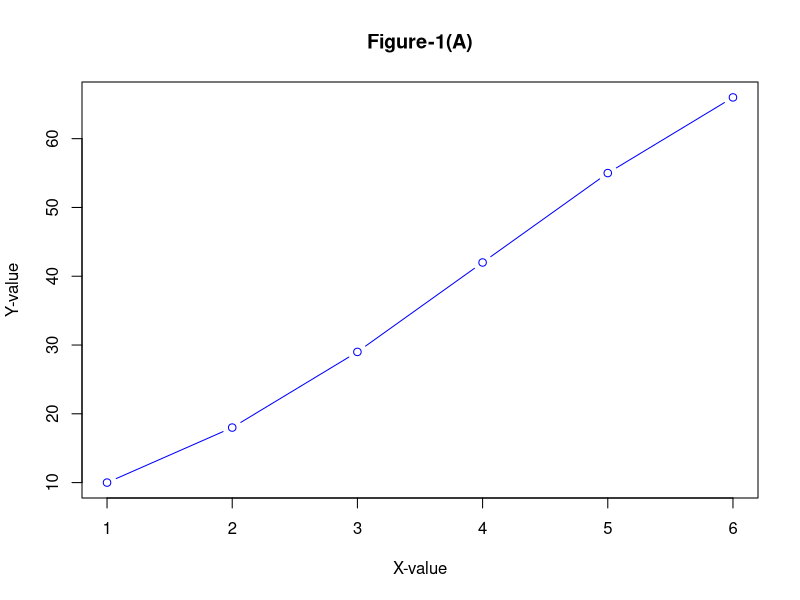
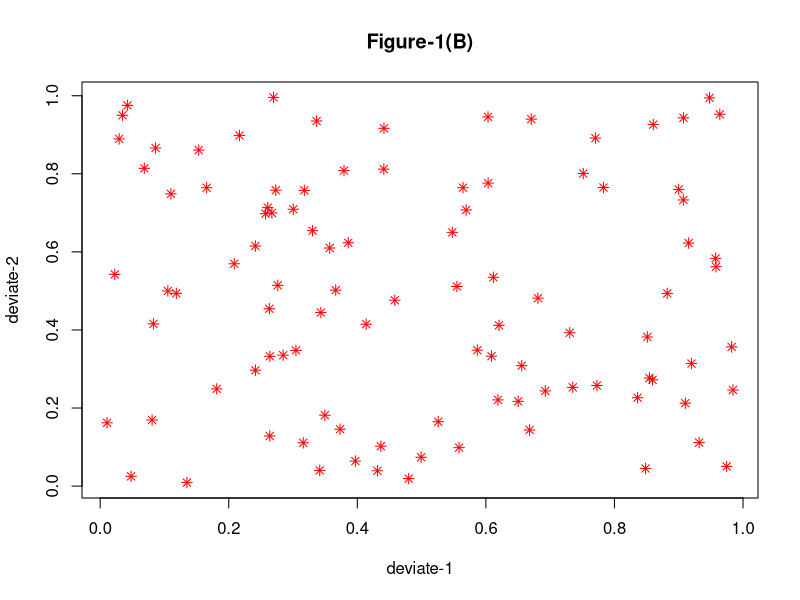
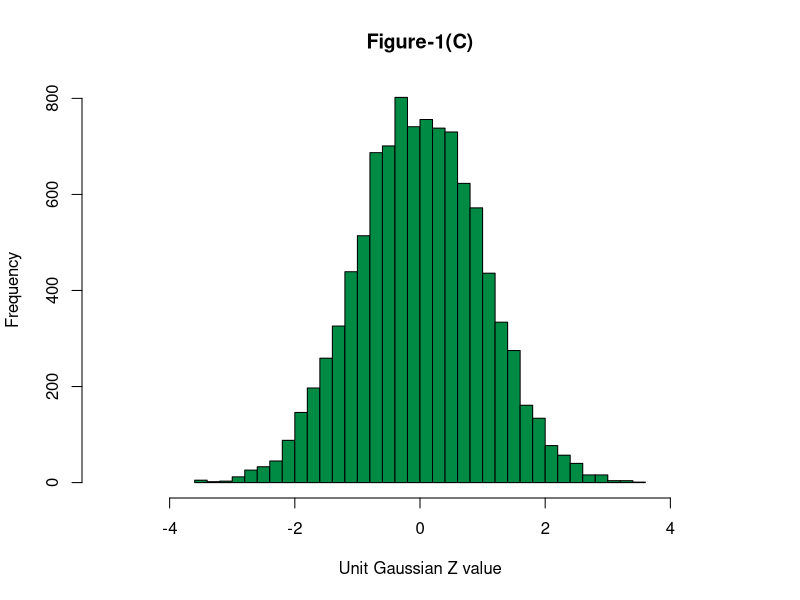
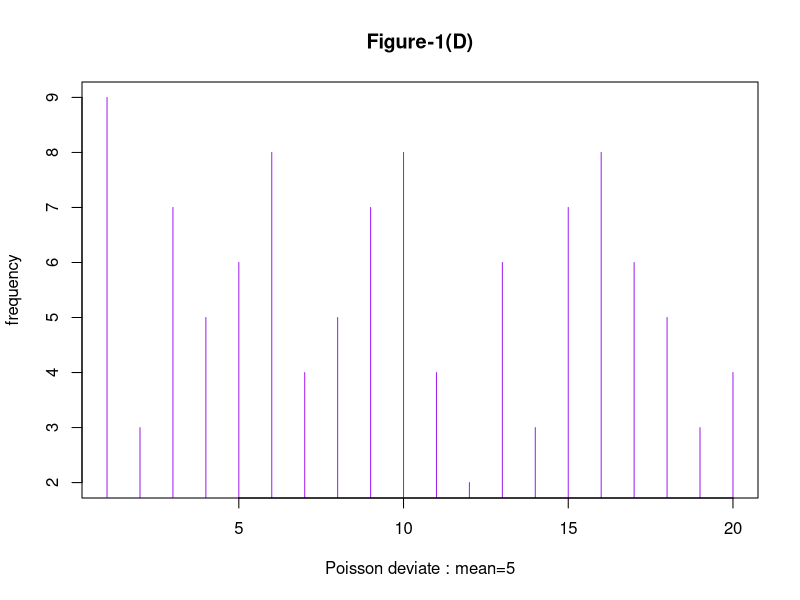
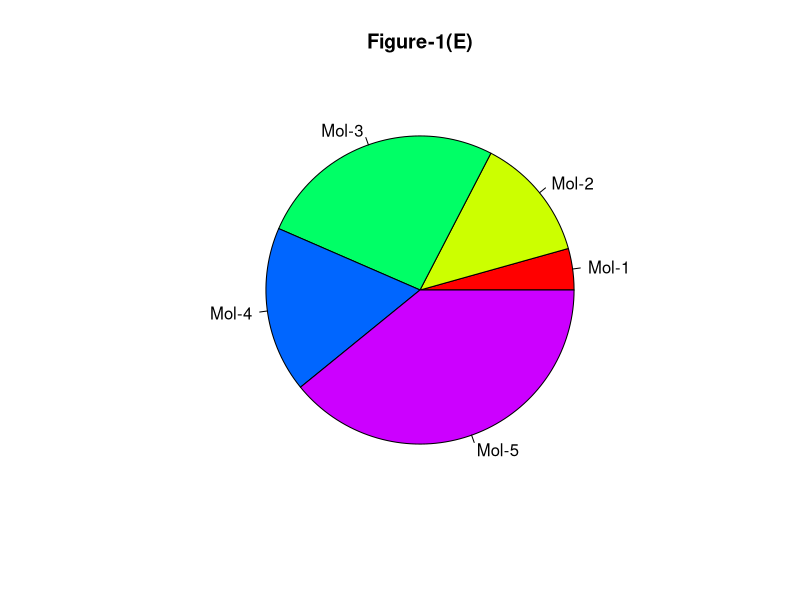
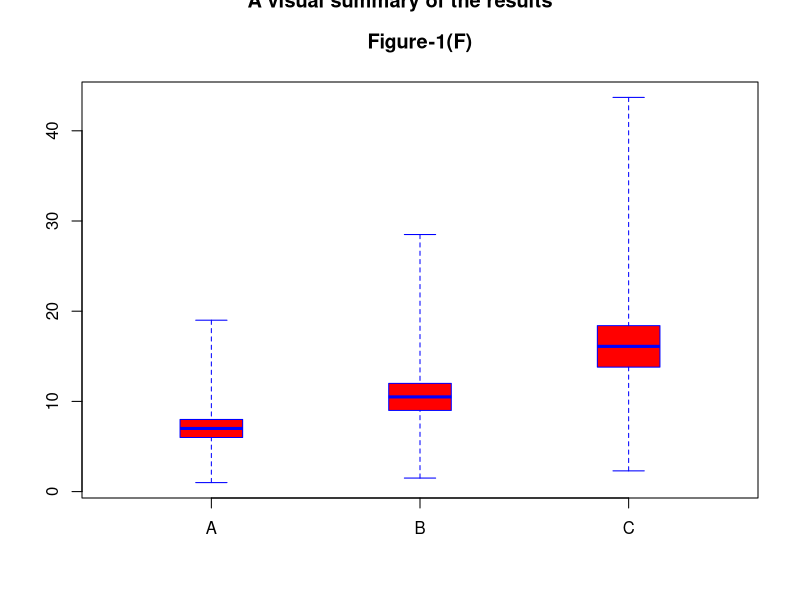
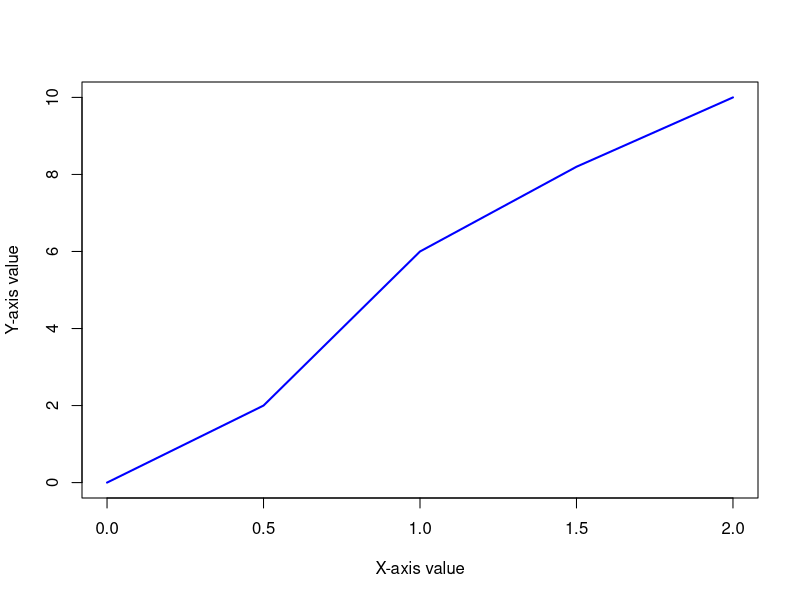
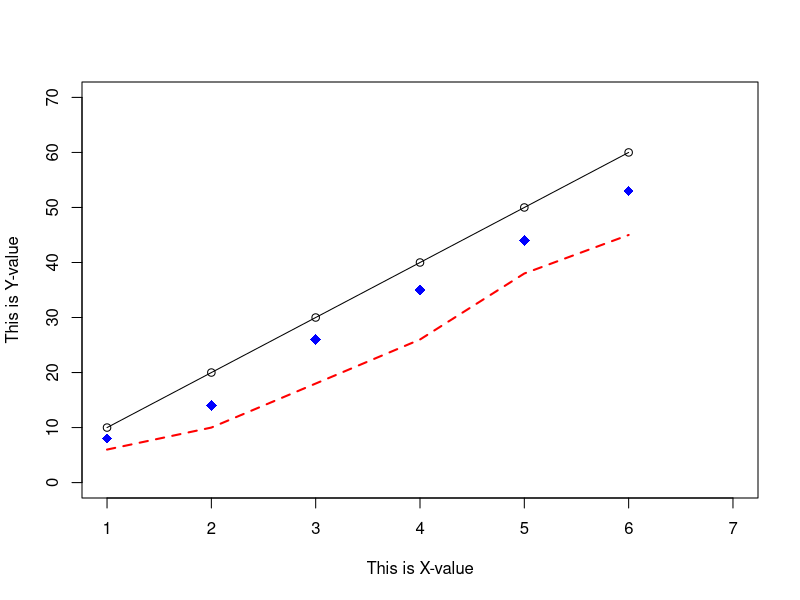

Reproduce these figures in R, in order.
### just an example // dont get worked up

## Call the first plot. This is drawn at the location row 1, column 1:
## simple (X,Y) plot
plot(c(1,2,3,4,5,6),c(10,18,29,42,55,66), type="b", col="blue", main="Figure-1(A)",
     xlab="X-value", ylab="Y-value")

## Call the second plot. This is drawn at the location row 1, column 2:
## We generate 2 sets of 100 uniform random numbers and create their scatter plot. 
## "runif(100)" returns 100 uniform random numbers between 0 and 1.
plot(runif(100), runif(100), col="red", pch = 8, xlab="deviate-1",
     ylab="deviate-2", main="Figure-1(B)")

##Call the third plot. This is located in row 1, column 3:
## "rnorm(10000)"generate a histogram of 10000 gaussian deviates
hist(rnorm(10000), breaks=30, col="springgreen4", xlim = c(-5,5), xlab="Unit Gaussian Z value",
     ylab="Frequency", main="Figure-1(C)")

## Call the fourth plot. It is located in row 2, column 1:
## We generate 20 poinrs from a Poisson distribution and plot them.
plot( rpois(n=20, lambda=5), type = "h", col="purple", xlab="Poisson deviate : mean=5", 
      ylab="frequency", main="Figure-1(D)")

##  plot.new() skips a position, if needed.


##  The fifth plot is located in row 2, column 2:
# Create a Pie chart with a heading and rainbow colors
result <- c(10, 30, 60, 40, 90)
pie(x = result, main="Figure-1(E)", col=rainbow(length(result)), 
    label=c("Mol-1","Mol-2","Mol-3", "Mol-4", "Mol-5"))

## The sixth plot is located in row 2, column 3
# we create a list of vectors and call box plot with it.
# Three Box-Whiskers are plotted, for x, y and x vectors
x <- c(1,5,7,8,9,7,5,1,8,5,6,7,8,9,8,6,7,8,10,19,6,7,8,6,4,6) 
y = x*1.5
z = x*2.3
alis <- list(x,y,z)
boxplot(alis, range=0.0, horizontal=FALSE, varwidth=TRUE, notch=FALSE,
        outline=TRUE, names=c("A","B","C"), boxwex=0.3, 
        border=c("blue","blue","blue"), col=c("red","red","red"), main="Figure-1(F)")

# Title is given to the whole of the plot.
title("A visual summary of the results", outer=TRUE)


## drawing 
plot.new()

plot.window(xlim=c(0,2), ylim=c(0,10))

axis(1)

axis(2)

x = c(0.0, 0.5,1.0, 1.5, 2.0)

y =  c(0.0, 2.0, 6.0, 8.2, 10. )

lines(x,y, lwd=2, col="blue")

title(xlab = "X-axis value")

title(ylab = "Y-axis value")

box()

## Adding points and lines to the plot

# create pairs of data points
x = c(1,2,3,4,5,6)
y =  c(10,20,30,40,50,60)

# Create a normal plot
plot(x, y, type="o", xlim=c(1,7), ylim=c(0, 70), 
     xlab="This is X-value", ylab="This is Y-value")

# create a new set of data points
x1 = c(1,2,3,4,5,6)
y1 = c(8, 14, 26, 35, 44, 53)

# Adds the above points to the existing plot
points(x1, y1, col="blue", pch=18, cex=1.4)

# create a new set of new data points
x2 = c(1,2,3,4,5,6)
y2 = c(6, 10, 18, 26, 38, 45)

# Join the above data points with a line
lines(x2,y2, lty=2, col="red", lwd=2)


## Drawing horizontal and vertical lines across the plot


# Define a data set
x = c(1,2,3,4,5,6,7,8,9,10)
y = c(10,20,30,40,50,60,70,80,90,100)

# create a plot
plot(x, y, type="o", xlim=c(0,11), ylim=c(0, 110), 
     xlab="This is X-value", ylab="This is Y-value")

# add title
title(main="Lines across the plot", col="black", font=2)

# draw red colored vertical lines at x values 3,5 and 7
abline(v=c(3,5,7), lty=2, col="red")

# draw purple colored horizontal lines at y values at 20 and 80
abline(h=c(20,80), lwd=2, col="purple")

## Drawing disconnected line segments to a plot

# Draw a straight line using a set of (x,y) points
x = c(1,2,3,4,5,6,7,8,9,10)
y = c(10,20,30,40,50,60,70,80,90,100)

plot(x, y, type="o", xlim=c(0,11), ylim=c(0, 110), 
     xlab="This is X-value", ylab="This is Y-value", main="Line segments")


# Draw 2 isolated line segments inside the plot. 
segments(0,100,2,100, lwd=2, col="blue")

segments(1,90,2,90, lwd=2, col="blue")


# Define a set of n data points
xseg = c(4,5,6,7,4)
yseg = c(0,10,28,15,0)

# define a sequence from 1 to n-1
s = seq(length(xseg)-1)

# connect the sequence of points with line segments successively.
segments(xseg[s],yseg[s], xseg[s+1], yseg[s+1], col="green", lwd=2)



## Drawing polygons

## First, draw a graph with points and lines with plot()
x = seq(0,20,0.5)
y = 3*x/(2+x)

plot(x,y,cex=0.7, type="o", xlab="Concentration [x]", ylab="d[x]/dt")


## Draw a polygon defining an area on the graph -- This is a red square
xx = c(2.3,7.5,7.5,2.5)
yy = c(1.6,1.6,2.3,2.3)
# When density=0, col refers to the line colour
polygon(xx,yy, density=0, col="red")


## Draw a polygon filled with blue colour.
xx = c(5,8,8,6.5,5)
yy = c(0,0,0.5,0.8,0.5)
# when density is not mentioned, col refers to filling colour.
polygon(xx,yy,col="blue")


## Draw a polygon filled with lines
xx = c(10,10,13)
yy = c(0.5,1.0,0.75)
## polygon is filled with 20 lines per inch, green in colour.
polygon(xx,yy,density=20, col="green", border="black")


##  Shaded area in a graph

## create data vectors.
x = c(1,2,3,4,5,6,7,8,9,10)
y = c(10, 39, 27, 47, 40, 53, 59, 62, 48, 69)

# Drop the end points onto the horizontal axis
xx = c(1, x, 10)
yy = c(0, y, 0)

# plot the points without actually displaying them.
plot(x,y,type="n", ylim=c(0,100))

## create a polygon between data points and X axis and colour it
##   to get a shaded region.
polygon(xx,yy,col="purple")


## Drawing arrows in the plot


## define vectors of coordinates
x = c(1,2,3,4,5,6,7,8,9,10)
y = c(10,20,30,40,50,60,70,80,90,100)

# plot the graph
plot(x, y, type="o", xlim=c(0,11), ylim=c(0, 110), pch=10,
     xlab="This is X-value", ylab="This is Y-value", main="Drawing arrows")

## Draw individual arrows
arrows(6,80,7.8,80, col="blue")

arrows(4,60,5.6,60, length = 0.15, angle = 30, lty=1, lwd=2,col="green")

arrows(5,40,5,50, length = 0.15, angle = 30, lty=1,code=1 , lwd=2, col="purple")

arrows(8,60,7,70, length = 0.15, angle = 20, lty=1,code=3 , lwd=3, col="red")

dev.off()
